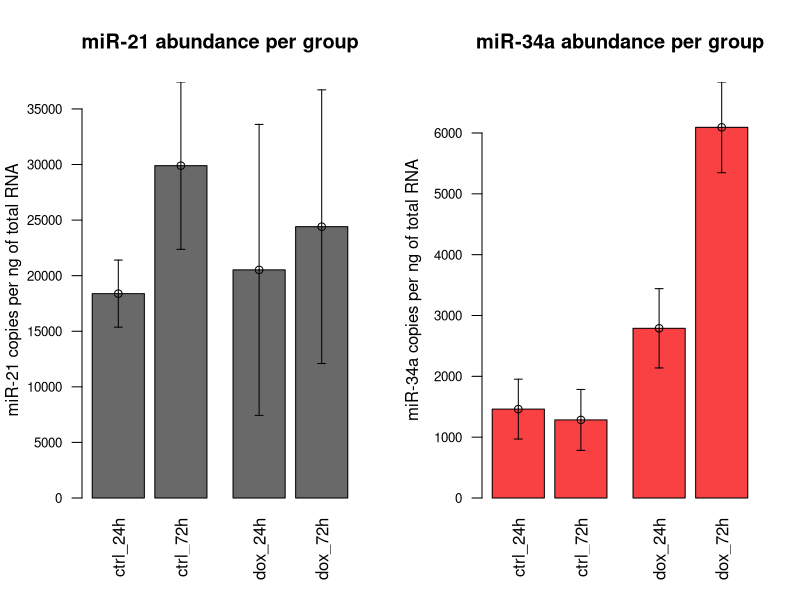
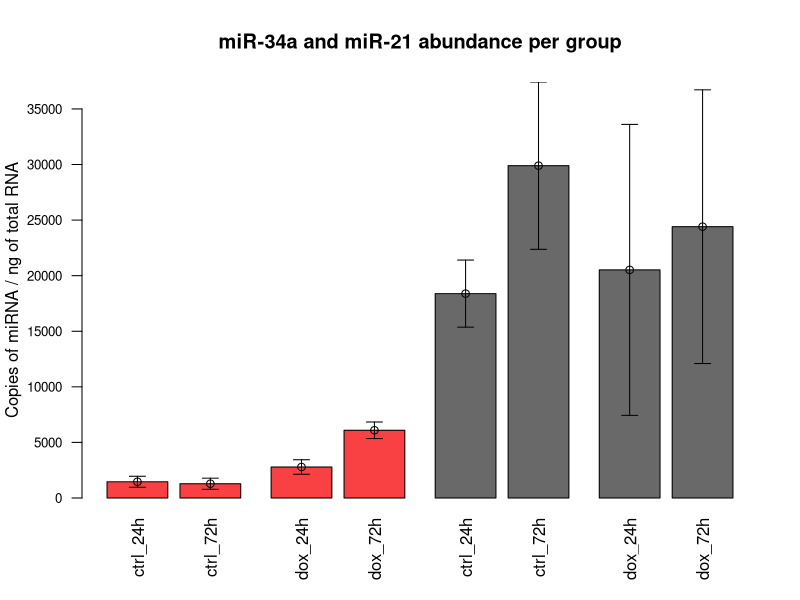
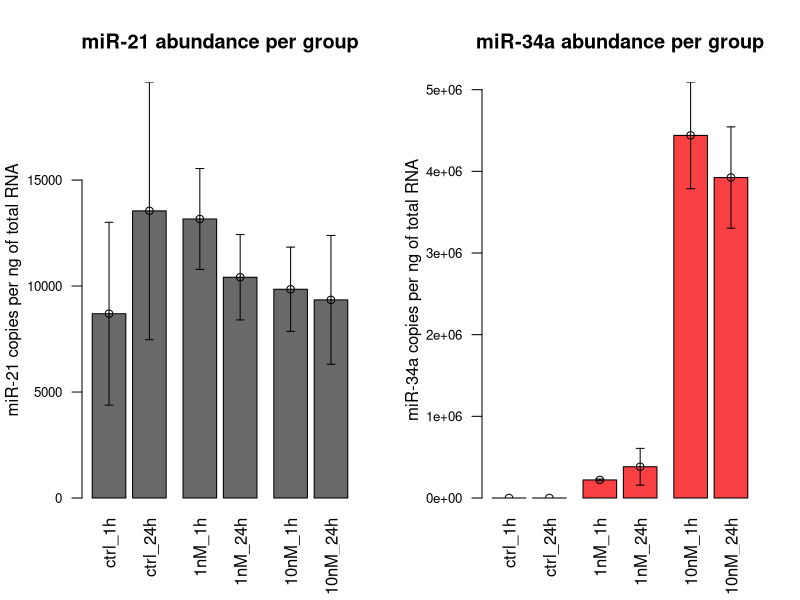
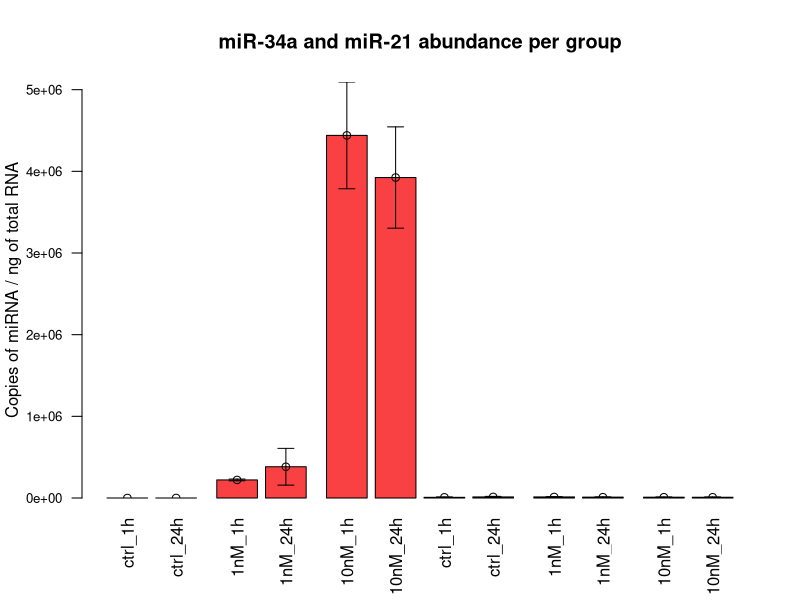
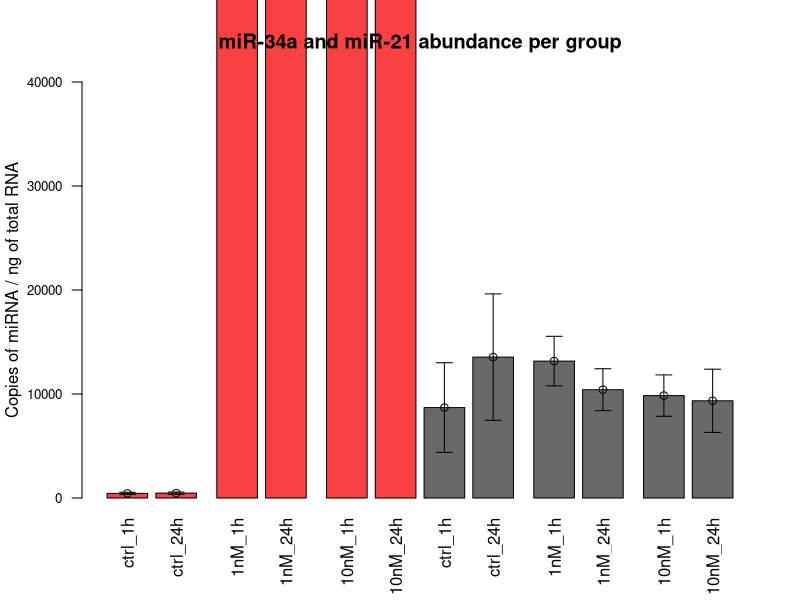
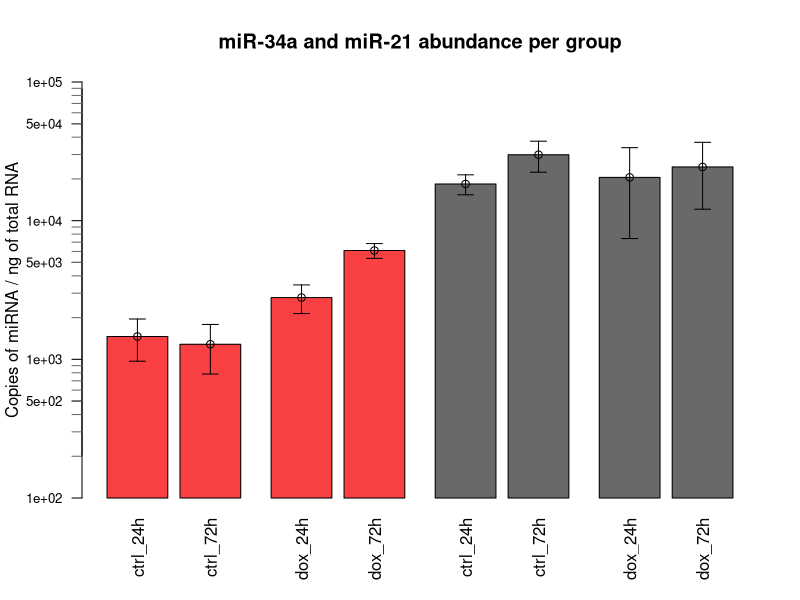
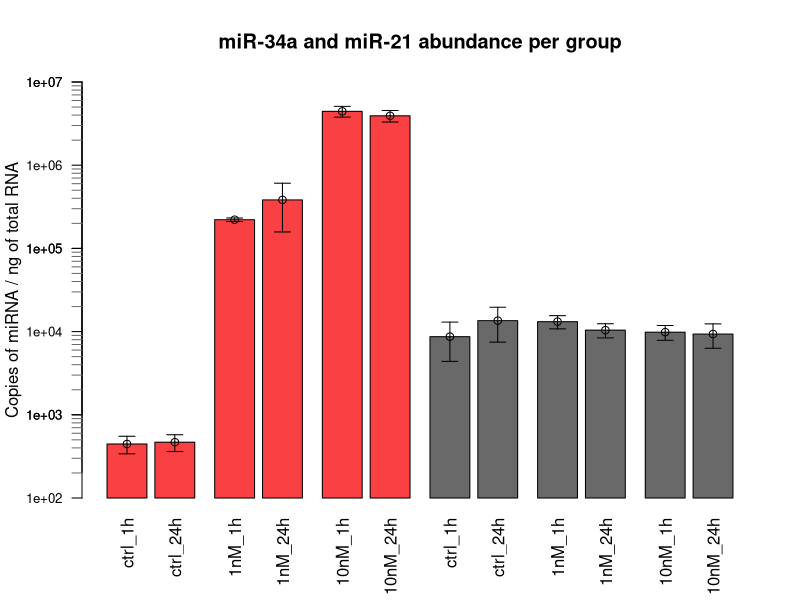

Write the R code that produced these figures, in order.
library(plotrix)

##Figure 4D##

## Import data
plate <- read.csv("20210411_dox_HCT116_miR34a_miR21_for_analysis.csv", header = T, sep = ';',dec=",",stringsAsFactors = F)
# The control replicate n°3 collected 72h after doxorubicin treatment (ctrl-72h-r3) was not amplified correctly for both miR-34a and miR-21.
# We started over the reverse-transcription and ddPCR for this sample and applied new measurements to complete previous data.
plate_bis <- read.csv("20210416_dox_HCT116_miR34a_miR21_for_analysis.csv", header = T, sep = ';',dec=",",stringsAsFactors = F)
sample_name=c(rep(c("ctrl-24h-r1","ctrl-24h-r2","ctrl-24h-r3","ctrl-72h-r1","ctrl-72h-r2","ctrl-72h-r3",
                    "dox-24h-r1","dox-24h-r2","dox-24h-r3","dox-72h-r1","dox-72h-r2","dox-72h-r3"),2))
target_miRNA=c(rep("miR-34a",12),rep("miR-21",12))
coeff_dilution=c(rep(1,12),rep(10,12)) #Reverse-transcription reactions were diluted to 1/10 for miR-21 quantification.
ng_RT=rep(10,24) #Reverse-transcription reactions were performed with 10 ng total RNA in final volume of 15 µL.
volume_RT=15
volume_RT_for_ddPCR=1.33 #ddPCR quantifications were performed from 1.33 µL reverse-transcription reactions.

table=as.data.frame(cbind(plate$Well,sample_name,target_miRNA,coeff_dilution,ng_RT,plate$Copies.20µLWell),stringsAsFactors = F)
colnames(table)=c("well","sample","target_miRNA","dilution","ng_RT","copies_per_well")
#As said before, to replace NA values in the first plate (control replicate n°3 for miR-34a and miR-21), we applied the mean of 4 technical replicates from the second plate.
table$copies_per_well[which(table$sample == "ctrl-72h-r3" & table$target_miRNA == "miR-34a")]=mean(plate_bis$Copies.20µLWell[1:4])
table$copies_per_well[which(table$sample == "ctrl-72h-r3" & table$target_miRNA == "miR-21")]=mean(plate_bis$Copies.20µLWell[5:8])
table$copies_per_ng = as.numeric(table$copies_per_well)/(((volume_RT_for_ddPCR*as.numeric(table$ng_RT))/volume_RT)/as.numeric(table$dilution))

#miR-34a and miR-21 levels in biological replicates
#par(mfrow = c(1, 2))
#barplot(table$copies_per_ng[which(table$target_miRNA == "miR-34a")], main ='miR-34a abundance\nper sample',names.arg =table$sample[which(table$target_miRNA == "miR-34a")] ,las =2 , ylab = "Copies of miRNA / ng of total RNA", cex.names = 0.75)
#barplot(table$copies_per_ng[which(table$target_miRNA == "miR-21")], main ='miR-21 abundance\nper sample',names.arg =table$sample[which(table$target_miRNA == "miR-21")] ,las =2, ylab = "Copies of miRNA / ng of total RNA", cex.names = 0.75)

mean_table=c()
pas=seq(1,22,3)
rep=rep(2,length(pas))
for (i in 1:length(pas)) {
  mean_table=rbind(mean_table,c(paste(table$sample[pas[i]],table$target_miRNA[pas[i]],sep="_"), mean(table$copies_per_ng[pas[i]:(pas[i]+rep[i])],na.rm=T),sd(table$copies_per_ng[pas[i]:(pas[i]+rep[i])],na.rm=T)))
}
mean_table=as.data.frame(mean_table)
mean_table$V2=as.numeric(as.character(mean_table$V2))
mean_table$V3=as.numeric(as.character(mean_table$V3))
#pdf(file="RTddPCR_dox_miRNAs_per_ng_split.pdf", width= 5.5, height = 4.5)
par(mfrow = c(1, 2),mar= c(5.1, 4.1, 4.1, 2.1))
plotCI(barplot(mean_table$V2[5:8],ylim=c(0,max(mean_table$V2[5:8]+mean_table$V3[5:8])),main ='miR-21 abundance per group', ylab="miR-21 copies per ng of total RNA",col=rep("dimgrey",4), names.arg = c("ctrl_24h","ctrl_72h","dox_24h","dox_72h"),las=2, cex.axis = 0.8 , space=c(0.2,0.2,0.5,0.2)), mean_table$V2[5:8],mean_table$V3[5:8],add=TRUE)
plotCI(barplot(mean_table$V2[1:4],ylim=c(0,max(mean_table$V2[1:4]+mean_table$V3[1:4])),main ='miR-34a abundance per group', ylab="miR-34a copies per ng of total RNA",col=rep("#f94144",4) ,names.arg = c("ctrl_24h","ctrl_72h","dox_24h","dox_72h"),las=2, cex.axis = 0.8, space=c(0.2,0.2,0.5,0.2)) , mean_table$V2[1:4],mean_table$V3[1:4],add=TRUE)
#dev.off()
#pdf(file="RTddPCR_dox_miRNAs_per_ng.pdf", width=5.5 , height =4.5 )
par(mfrow = c(1, 1),mar= c(5.1, 4.1, 4.1, 2.1))
plotCI(barplot(mean_table$V2,ylim=c(0,max(mean_table$V2+mean_table$V3)),main ='miR-34a and miR-21 abundance per group', ylab="Copies of miRNA / ng of total RNA", col=c(rep("#f94144",4), rep("dimgrey",4)) ,names.arg = rep(c("ctrl_24h","ctrl_72h","dox_24h","dox_72h"),2),las=2, cex.axis = 0.8, space = c(0.2,0.2,0.5,0.2,0.5,0.2,0.5,0.2) ), mean_table$V2,mean_table$V3,add=TRUE)
#dev.off()
pdf(file="RTddPCR_dox_miRNAs_per_ng_log_scale.pdf", width=5.5 , height =4.5 )
plotCI(barplot(mean_table$V2,ylim=c(100,100000),log="y",main ='miR-34a and miR-21 abundance per group', ylab="Copies of miRNA / ng of total RNA", col=c(rep("#f94144",4), rep("dimgrey",4))  ,names.arg = rep(c("ctrl_24h","ctrl_72h","dox_24h","dox_72h"),2),las=2, cex.axis = 0.8, space = c(0.2,0.2,0.5,0.2,0.5,0.2,0.5,0.2) ), mean_table$V2,mean_table$V3,add=TRUE)
axis(2, c(2e2,3e2,4e2,5e2,6e2,7e2,8e2,9e2,2e3,3e3,4e3,5e3,6e3,7e3,8e3,9e3,2e4,3e4,4e4,5e4,6e4,7e4,8e4,9e4), labels= F,col.ticks = "dimgrey",las=2)
dev.off()

#ANOVA test for miR-34a
stat_table=data.frame(var = table$copies_per_ng[which(table$target_miRNA == "miR-34a")],
                      treatment = factor(c(rep("ctrl",6),rep("dox",6))),
                      time_point= factor(c(rep("24h",3),rep("72h",3),rep("24h",3),rep("72h",3))))
summary(aov(var ~ treatment + time_point, stat_table))
t.test(var ~ treatment, stat_table[which(stat_table$time_point == "24h"),]) #No significant difference between ctrl_24h and dox_24h for miR-34
t.test(var ~ treatment, stat_table[which(stat_table$time_point == "72h"),]) #Significant difference between ctrl_72h and dox_72h for miR-34
FC_dox_24h=mean_table[which(mean_table$V1=="dox-24h-r1_miR-34a"),2]/mean_table[which(mean_table$V1=="ctrl-24h-r1_miR-34a"),2] #Fold-change between not treated and treated with doxorubicin after 24 hours
FC_dox_72h=mean_table[which(mean_table$V1=="dox-72h-r1_miR-34a"),2]/mean_table[which(mean_table$V1=="ctrl-72h-r1_miR-34a"),2] #Fold-change between not treated and treated with doxorubicin after 72 hours
#ANOVA test for miR-21
stat_table=data.frame(var = table$copies_per_ng[which(table$target_miRNA == "miR-21")],
                      treatment = factor(c(rep("ctrl",6),rep("dox",6))),
                      time_point= factor(c(rep("24h",3),rep("72h",3),rep("24h",3),rep("72h",3))))
summary(aov(var ~ treatment + time_point, stat_table))
#No significant effect of treatment or treatment time for miR-21



##Figure 4C##

## Import data
plate <- read.csv("20210412_mimic_HCT116_miR34a_for_analysis.csv", header = T, sep = ';',dec=",",stringsAsFactors = F)
sample_name=c(rep(c("ctrl-1h-r1","ctrl-1h-r2","ctrl-1h-r3","ctrl-24h-r1","ctrl-24h-r2","ctrl-24h-r3",
                    "1nM-1h-r1","1nM-1h-r2","1nM-1h-r3","1nM-24h-r1","1nM-24h-r2","1nM-24h-r3",
                    "10nM-1h-r1","10nM-1h-r2","10nM-1h-r3","10nM-24h-r1","10nM-24h-r2","10nM-24h-r3"),2))
target_miRNA=c(rep("miR-34a",18),rep("miR-21",18))
coeff_dilution=c(rep(1,6),rep(100,6),rep(1000,6),rep(10,18)) 
#Reverse-transcription reactions were diluted to 1/100 for miR-34a quantification of samples transfected with 1 nM miR-34a duplex,
#to 1/1000 for miR-34a quantification of samples transfected with 10 nM miR-34a duplex,
#and to 1/10 for miR-21 quantification of all samples.
ng_RT=rep(10,36) #Reverse-transcription reactions were performed with 10 ng total RNA in final volume of 15 µL.
volume_RT=15
volume_RT_for_ddPCR=1.33 #ddPCR quantifications were performed from 1.33 µL reverse-transcription reactions.

table=as.data.frame(cbind(plate$Well,sample_name,target_miRNA,coeff_dilution,ng_RT,plate$Copies.20µLWell),stringsAsFactors = F)
colnames(table)=c("well","sample","target_miRNA","dilution","ng_RT","copies_per_well")
table$copies_per_ng = as.numeric(table$copies_per_well)/(((volume_RT_for_ddPCR*as.numeric(table$ng_RT))/volume_RT)/as.numeric(table$dilution))

#miR-34a and miR-21 levels in biological replicates
#par(mfrow = c(1, 2))
#barplot(table$copies_per_ng[which(table$target_miRNA == "miR-34a")], main ='miR-34a abundance\nper sample',names.arg =table$sample[which(table$target_miRNA == "miR-34a")] ,las =2 , ylab = "Copies of miRNA / ng of total RNA", cex.names = 0.75)
#barplot(table$copies_per_ng[which(table$target_miRNA == "miR-21")], main ='miR-21 abundance\nper sample',names.arg =table$sample[which(table$target_miRNA == "miR-21")] ,las =2, ylab = "Copies of miRNA / ng of total RNA", cex.names = 0.75)

mean_table=c()
pas=seq(1,34,3)
rep=rep(2,length(pas))
for (i in 1:length(pas)) {
  mean_table=rbind(mean_table,c(paste(table$sample[pas[i]],table$target_miRNA[pas[i]],sep="_"), mean(table$copies_per_ng[pas[i]:(pas[i]+rep[i])]),sd(table$copies_per_ng[pas[i]:(pas[i]+rep[i])])))
}
mean_table=as.data.frame(mean_table)
mean_table$V2=as.numeric(as.character(mean_table$V2))
mean_table$V3=as.numeric(as.character(mean_table$V3))
#pdf(file="RTddPCR_mimic_miRNAs_per_ng_split.pdf", width= 5.5, height = 4.5)
par(mfrow = c(1, 2),mar= c(5.1, 4.1, 4.1, 2.1))
plotCI(barplot(mean_table$V2[7:12],ylim=c(0,max(mean_table$V2[7:12]+mean_table$V3[7:12])),main ='miR-21 abundance per group', ylab="miR-21 copies per ng of total RNA",col=rep("dimgrey",6), names.arg = c("ctrl_1h","ctrl_24h","1nM_1h","1nM_24h","10nM_1h","10nM_24h"),las=2, cex.axis = 0.8 , space=c(0.2,0.2,0.5,0.2,0.5,0.2)), mean_table$V2[7:12],mean_table$V3[7:12],add=TRUE)
plotCI(barplot(mean_table$V2[1:6],ylim=c(0,max(mean_table$V2[1:6]+mean_table$V3[1:6])),main ='miR-34a abundance per group', ylab="miR-34a copies per ng of total RNA",col=rep("#f94144",6) ,names.arg = c("ctrl_1h","ctrl_24h","1nM_1h","1nM_24h","10nM_1h","10nM_24h"),las=2, cex.axis = 0.8, space=c(0.2,0.2,0.5,0.2,0.5,0.2)) , mean_table$V2[1:6],mean_table$V3[1:6],add=TRUE)
#dev.off()
#pdf(file="RTddPCR_mimic_miRNAs_per_ng.pdf", width=5.5 , height =4.5 )
par(mfrow = c(1, 1),mar= c(5.1, 4.1, 4.1, 2.1))
plotCI(barplot(mean_table$V2,ylim=c(0,max(mean_table$V2+mean_table$V3)),main ='miR-34a and miR-21 abundance per group', ylab="Copies of miRNA / ng of total RNA", col=c(rep("#f94144",6), rep("dimgrey",6)) ,names.arg = rep(c("ctrl_1h","ctrl_24h","1nM_1h","1nM_24h","10nM_1h","10nM_24h"),2),las=2, cex.axis = 0.8, space = c(0.2,0.2,0.5,0.2,0.5,0.2,0.2,0.2,0.5,0.2,0.5,0.2) ), mean_table$V2,mean_table$V3,add=TRUE)
#Zoom in
plotCI(barplot(mean_table$V2,ylim=c(0,4e4),main ='miR-34a and miR-21 abundance per group', ylab="Copies of miRNA / ng of total RNA", col=c(rep("#f94144",6), rep("dimgrey",6)) ,names.arg = rep(c("ctrl_1h","ctrl_24h","1nM_1h","1nM_24h","10nM_1h","10nM_24h"),2),las=2, cex.axis = 0.8, space = c(0.2,0.2,0.5,0.2,0.5,0.2,0.2,0.2,0.5,0.2,0.5,0.2) ), mean_table$V2,mean_table$V3,add=TRUE)
#dev.off()
pdf(file="RTddPCR_mimic_miRNAs_per_ng_log_scale.pdf", width=5.5 , height =4.5 )
par(mfrow = c(1, 1),mar= c(5.1, 4.1, 4.1, 2.1))
#  plotCI(barplot(mean_table$V2,ylim=c(0,30000),main ='miR-34a and miR-21 RT-ddPCR', ylab="miRNA copies per ng", col=c(rep("#f94144",6), rep("dimgrey",6))  ,names.arg = rep(c("ctrl_1h","ctrl_24h","ctrl_48h","mimic_1h","mimic_24h","mimic_48h"),2),las=2, cex.axis = 0.8, space = c(0.2,0.2,0.2,0.5,0.2,0.2,0.5,0.2,0.2,0.5,0.2,0.2) ), mean_table$V2,mean_table$V3,add=TRUE)
plotCI(barplot(mean_table$V2,ylim=c(100,10000000),log="y",main ='miR-34a and miR-21 abundance per group', ylab="Copies of miRNA / ng of total RNA", col=c(rep("#f94144",6), rep("dimgrey",6))  ,names.arg = rep(c("ctrl_1h","ctrl_24h","1nM_1h","1nM_24h","10nM_1h","10nM_24h"),2),las=2, cex.axis = 0.8, space = c(0.2,0.2,0.5,0.2,0.5,0.2,0.5,0.2,0.5,0.2,0.5,0.2) ), mean_table$V2,mean_table$V3,add=TRUE)
axis(2, c(1e3,1e5,1e7), labels= T,cex.axis = 0.8,las=2)
axis(2, c(2e2,3e2,4e2,5e2,6e2,7e2,8e2,9e2,2e3,3e3,4e3,5e3,6e3,7e3,8e3,9e3,2e4,3e4,4e4,5e4,6e4,7e4,8e4,9e4,2e5,3e5,4e5,5e5,6e5,7e5,8e5,9e5,2e6,3e6,4e6,5e6,6e6,7e6,8e6,9e6), labels= F,col.ticks = "dimgrey",las=2)
dev.off()

#Fold-change calculations (transfected with miR-34a duplex compared with transfected with control siRNA)
FC_miR34a_1nM_1h=mean_table[which(mean_table$V1=="1nM-1h-r1_miR-34a"),2]/mean_table[which(mean_table$V1=="ctrl-1h-r1_miR-34a"),2] # 1 hour of treatment with 1 nM duplex
FC_miR34a_1nM_24h=mean_table[which(mean_table$V1=="1nM-24h-r1_miR-34a"),2]/mean_table[which(mean_table$V1=="ctrl-24h-r1_miR-34a"),2] # 24 hours of treatment with 1 nM duplex
FC_miR34a_10nM_1h=mean_table[which(mean_table$V1=="10nM-1h-r1_miR-34a"),2]/mean_table[which(mean_table$V1=="ctrl-1h-r1_miR-34a"),2] # 1 hour of treatment with 10 nM duplex
FC_miR34a_10nM_24h=mean_table[which(mean_table$V1=="10nM-24h-r1_miR-34a"),2]/mean_table[which(mean_table$V1=="ctrl-24h-r1_miR-34a"),2] # 24 hours of treatment with 10 nM duplex
